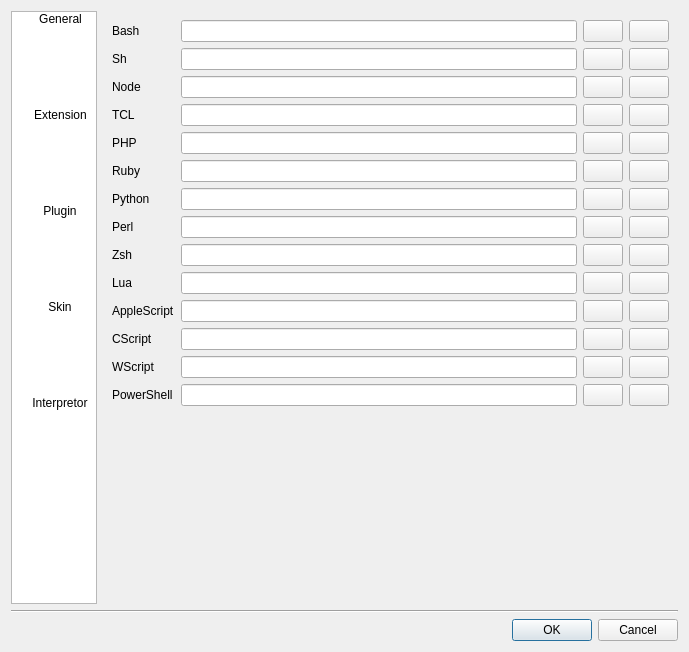
<?xml version="1.0" encoding="UTF-8"?>
<ui version="4.0">
 <class>PreferenceDialog</class>
 <widget class="QDialog" name="PreferenceDialog">
  <property name="geometry">
   <rect>
    <x>0</x>
    <y>0</y>
    <width>689</width>
    <height>652</height>
   </rect>
  </property>
  <property name="windowTitle">
   <string>Preference</string>
  </property>
  <layout class="QVBoxLayout" name="verticalLayout">
   <item>
    <layout class="QHBoxLayout" name="horizontalLayout" stretch="0,1">
     <item>
      <widget class="QListWidget" name="listWidget">
       <property name="verticalScrollBarPolicy">
        <enum>Qt::ScrollBarAlwaysOff</enum>
       </property>
       <property name="horizontalScrollBarPolicy">
        <enum>Qt::ScrollBarAlwaysOff</enum>
       </property>
       <property name="sizeAdjustPolicy">
        <enum>QAbstractScrollArea::AdjustToContents</enum>
       </property>
       <property name="editTriggers">
        <set>QAbstractItemView::NoEditTriggers</set>
       </property>
       <property name="dragDropMode">
        <enum>QAbstractItemView::NoDragDrop</enum>
       </property>
       <property name="selectionMode">
        <enum>QAbstractItemView::SingleSelection</enum>
       </property>
       <property name="iconSize">
        <size>
         <width>48</width>
         <height>48</height>
        </size>
       </property>
       <property name="textElideMode">
        <enum>Qt::ElideNone</enum>
       </property>
       <property name="movement">
        <enum>QListView::Static</enum>
       </property>
       <property name="flow">
        <enum>QListView::LeftToRight</enum>
       </property>
       <property name="resizeMode">
        <enum>QListView::Adjust</enum>
       </property>
       <property name="layoutMode">
        <enum>QListView::SinglePass</enum>
       </property>
       <property name="gridSize">
        <size>
         <width>96</width>
         <height>96</height>
        </size>
       </property>
       <property name="viewMode">
        <enum>QListView::IconMode</enum>
       </property>
       <property name="uniformItemSizes">
        <bool>true</bool>
       </property>
       <property name="currentRow">
        <number>-1</number>
       </property>
       <item>
        <property name="text">
         <string>General</string>
        </property>
        <property name="icon">
         <iconset resource="../derfla.qrc">
          <normaloff>:/rc/images/general.png</normaloff>:/rc/images/general.png</iconset>
        </property>
       </item>
       <item>
        <property name="text">
         <string>Extension</string>
        </property>
        <property name="icon">
         <iconset resource="../derfla.qrc">
          <normaloff>:/rc/images/extension.png</normaloff>:/rc/images/extension.png</iconset>
        </property>
       </item>
       <item>
        <property name="text">
         <string>Plugin</string>
        </property>
        <property name="icon">
         <iconset resource="../derfla.qrc">
          <normaloff>:/rc/images/plugin.png</normaloff>:/rc/images/plugin.png</iconset>
        </property>
       </item>
       <item>
        <property name="text">
         <string>Skin</string>
        </property>
        <property name="icon">
         <iconset resource="../derfla.qrc">
          <normaloff>:/rc/images/skin.png</normaloff>:/rc/images/skin.png</iconset>
        </property>
       </item>
       <item>
        <property name="text">
         <string>Interpretor</string>
        </property>
        <property name="icon">
         <iconset resource="../derfla.qrc">
          <normaloff>:/rc/images/interpretor.png</normaloff>:/rc/images/interpretor.png</iconset>
        </property>
       </item>
      </widget>
     </item>
     <item>
      <widget class="QStackedWidget" name="stackedWidget">
       <property name="currentIndex">
        <number>4</number>
       </property>
       <widget class="QWidget" name="generalPage"/>
       <widget class="QWidget" name="extensionPage"/>
       <widget class="QWidget" name="pluginPage"/>
       <widget class="QWidget" name="skinPage"/>
       <widget class="QWidget" name="interpretorPage">
        <layout class="QFormLayout" name="formLayout">
         <item row="0" column="0">
          <widget class="QLabel" name="label">
           <property name="text">
            <string>Bash</string>
           </property>
          </widget>
         </item>
         <item row="0" column="1">
          <layout class="QHBoxLayout" name="horizontalLayout_2">
           <item>
            <widget class="QLineEdit" name="edtBashPath"/>
           </item>
           <item>
            <widget class="QPushButton" name="btnBrowseBash">
             <property name="toolTip">
              <string>Browse</string>
             </property>
             <property name="text">
              <string/>
             </property>
             <property name="icon">
              <iconset resource="../derfla.qrc">
               <normaloff>:/rc/images/find.png</normaloff>:/rc/images/find.png</iconset>
             </property>
            </widget>
           </item>
           <item>
            <widget class="QPushButton" name="btnDetectBash">
             <property name="toolTip">
              <string>Auto detect path</string>
             </property>
             <property name="text">
              <string/>
             </property>
             <property name="icon">
              <iconset resource="../derfla.qrc">
               <normaloff>:/rc/images/refresh.png</normaloff>:/rc/images/refresh.png</iconset>
             </property>
            </widget>
           </item>
          </layout>
         </item>
         <item row="1" column="0">
          <widget class="QLabel" name="label_11">
           <property name="text">
            <string>Sh</string>
           </property>
          </widget>
         </item>
         <item row="1" column="1">
          <layout class="QHBoxLayout" name="horizontalLayout_12">
           <item>
            <widget class="QLineEdit" name="edtShPath"/>
           </item>
           <item>
            <widget class="QPushButton" name="btnBrowseSh">
             <property name="toolTip">
              <string>Browse</string>
             </property>
             <property name="text">
              <string/>
             </property>
             <property name="icon">
              <iconset resource="../derfla.qrc">
               <normaloff>:/rc/images/find.png</normaloff>:/rc/images/find.png</iconset>
             </property>
            </widget>
           </item>
           <item>
            <widget class="QPushButton" name="btnDetectSh">
             <property name="toolTip">
              <string>Auto detect path</string>
             </property>
             <property name="text">
              <string/>
             </property>
             <property name="icon">
              <iconset resource="../derfla.qrc">
               <normaloff>:/rc/images/refresh.png</normaloff>:/rc/images/refresh.png</iconset>
             </property>
            </widget>
           </item>
          </layout>
         </item>
         <item row="2" column="0">
          <widget class="QLabel" name="label_12">
           <property name="text">
            <string>Node</string>
           </property>
          </widget>
         </item>
         <item row="2" column="1">
          <layout class="QHBoxLayout" name="horizontalLayout_13">
           <item>
            <widget class="QLineEdit" name="edtNodePath"/>
           </item>
           <item>
            <widget class="QPushButton" name="btnBrowseNode">
             <property name="toolTip">
              <string>Browse</string>
             </property>
             <property name="text">
              <string/>
             </property>
             <property name="icon">
              <iconset resource="../derfla.qrc">
               <normaloff>:/rc/images/find.png</normaloff>:/rc/images/find.png</iconset>
             </property>
            </widget>
           </item>
           <item>
            <widget class="QPushButton" name="btnDetectNode">
             <property name="toolTip">
              <string>Auto detect path</string>
             </property>
             <property name="text">
              <string/>
             </property>
             <property name="icon">
              <iconset resource="../derfla.qrc">
               <normaloff>:/rc/images/refresh.png</normaloff>:/rc/images/refresh.png</iconset>
             </property>
            </widget>
           </item>
          </layout>
         </item>
         <item row="3" column="0">
          <widget class="QLabel" name="label_13">
           <property name="text">
            <string>TCL</string>
           </property>
          </widget>
         </item>
         <item row="3" column="1">
          <layout class="QHBoxLayout" name="horizontalLayout_14">
           <item>
            <widget class="QLineEdit" name="edtTclPath"/>
           </item>
           <item>
            <widget class="QPushButton" name="btnBrowseTcl">
             <property name="toolTip">
              <string>Browse</string>
             </property>
             <property name="text">
              <string/>
             </property>
             <property name="icon">
              <iconset resource="../derfla.qrc">
               <normaloff>:/rc/images/find.png</normaloff>:/rc/images/find.png</iconset>
             </property>
            </widget>
           </item>
           <item>
            <widget class="QPushButton" name="btnDetectTcl">
             <property name="toolTip">
              <string>Auto detect path</string>
             </property>
             <property name="text">
              <string/>
             </property>
             <property name="icon">
              <iconset resource="../derfla.qrc">
               <normaloff>:/rc/images/refresh.png</normaloff>:/rc/images/refresh.png</iconset>
             </property>
            </widget>
           </item>
          </layout>
         </item>
         <item row="4" column="0">
          <widget class="QLabel" name="label_2">
           <property name="text">
            <string>PHP</string>
           </property>
          </widget>
         </item>
         <item row="4" column="1">
          <layout class="QHBoxLayout" name="horizontalLayout_3">
           <item>
            <widget class="QLineEdit" name="edtPHPPath"/>
           </item>
           <item>
            <widget class="QPushButton" name="btnBrowsePHP">
             <property name="toolTip">
              <string>Browse</string>
             </property>
             <property name="text">
              <string/>
             </property>
             <property name="icon">
              <iconset resource="../derfla.qrc">
               <normaloff>:/rc/images/find.png</normaloff>:/rc/images/find.png</iconset>
             </property>
            </widget>
           </item>
           <item>
            <widget class="QPushButton" name="btnDetectPHP">
             <property name="toolTip">
              <string>Auto detect path</string>
             </property>
             <property name="text">
              <string/>
             </property>
             <property name="icon">
              <iconset resource="../derfla.qrc">
               <normaloff>:/rc/images/refresh.png</normaloff>:/rc/images/refresh.png</iconset>
             </property>
            </widget>
           </item>
          </layout>
         </item>
         <item row="5" column="0">
          <widget class="QLabel" name="label_3">
           <property name="text">
            <string>Ruby</string>
           </property>
          </widget>
         </item>
         <item row="5" column="1">
          <layout class="QHBoxLayout" name="horizontalLayout_4">
           <item>
            <widget class="QLineEdit" name="edtRubyPath"/>
           </item>
           <item>
            <widget class="QPushButton" name="btnBrowseRuby">
             <property name="toolTip">
              <string>Browse</string>
             </property>
             <property name="text">
              <string/>
             </property>
             <property name="icon">
              <iconset resource="../derfla.qrc">
               <normaloff>:/rc/images/find.png</normaloff>:/rc/images/find.png</iconset>
             </property>
            </widget>
           </item>
           <item>
            <widget class="QPushButton" name="btnDetectRuby">
             <property name="toolTip">
              <string>Auto detect path</string>
             </property>
             <property name="text">
              <string/>
             </property>
             <property name="icon">
              <iconset resource="../derfla.qrc">
               <normaloff>:/rc/images/refresh.png</normaloff>:/rc/images/refresh.png</iconset>
             </property>
            </widget>
           </item>
          </layout>
         </item>
         <item row="6" column="0">
          <widget class="QLabel" name="label_4">
           <property name="text">
            <string>Python</string>
           </property>
          </widget>
         </item>
         <item row="6" column="1">
          <layout class="QHBoxLayout" name="horizontalLayout_5">
           <item>
            <widget class="QLineEdit" name="edtPythonPath"/>
           </item>
           <item>
            <widget class="QPushButton" name="btnBrowsePython">
             <property name="toolTip">
              <string>Browse</string>
             </property>
             <property name="text">
              <string/>
             </property>
             <property name="icon">
              <iconset resource="../derfla.qrc">
               <normaloff>:/rc/images/find.png</normaloff>:/rc/images/find.png</iconset>
             </property>
            </widget>
           </item>
           <item>
            <widget class="QPushButton" name="btnDetectPython">
             <property name="toolTip">
              <string>Auto detect path</string>
             </property>
             <property name="text">
              <string/>
             </property>
             <property name="icon">
              <iconset resource="../derfla.qrc">
               <normaloff>:/rc/images/refresh.png</normaloff>:/rc/images/refresh.png</iconset>
             </property>
            </widget>
           </item>
          </layout>
         </item>
         <item row="7" column="0">
          <widget class="QLabel" name="label_5">
           <property name="text">
            <string>Perl</string>
           </property>
          </widget>
         </item>
         <item row="7" column="1">
          <layout class="QHBoxLayout" name="horizontalLayout_6">
           <item>
            <widget class="QLineEdit" name="edtPerlPath"/>
           </item>
           <item>
            <widget class="QPushButton" name="btnBrowsePerl">
             <property name="toolTip">
              <string>Browse</string>
             </property>
             <property name="text">
              <string/>
             </property>
             <property name="icon">
              <iconset resource="../derfla.qrc">
               <normaloff>:/rc/images/find.png</normaloff>:/rc/images/find.png</iconset>
             </property>
            </widget>
           </item>
           <item>
            <widget class="QPushButton" name="btnDetectPerl">
             <property name="toolTip">
              <string>Auto detect path</string>
             </property>
             <property name="text">
              <string/>
             </property>
             <property name="icon">
              <iconset resource="../derfla.qrc">
               <normaloff>:/rc/images/refresh.png</normaloff>:/rc/images/refresh.png</iconset>
             </property>
            </widget>
           </item>
          </layout>
         </item>
         <item row="8" column="0">
          <widget class="QLabel" name="label_6">
           <property name="text">
            <string>Zsh</string>
           </property>
          </widget>
         </item>
         <item row="8" column="1">
          <layout class="QHBoxLayout" name="horizontalLayout_7">
           <item>
            <widget class="QLineEdit" name="edtZshPath"/>
           </item>
           <item>
            <widget class="QPushButton" name="btnBrowseZsh">
             <property name="toolTip">
              <string>Browse</string>
             </property>
             <property name="text">
              <string/>
             </property>
             <property name="icon">
              <iconset resource="../derfla.qrc">
               <normaloff>:/rc/images/find.png</normaloff>:/rc/images/find.png</iconset>
             </property>
            </widget>
           </item>
           <item>
            <widget class="QPushButton" name="btnDetectZsh">
             <property name="toolTip">
              <string>Auto detect path</string>
             </property>
             <property name="text">
              <string/>
             </property>
             <property name="icon">
              <iconset resource="../derfla.qrc">
               <normaloff>:/rc/images/refresh.png</normaloff>:/rc/images/refresh.png</iconset>
             </property>
            </widget>
           </item>
          </layout>
         </item>
         <item row="9" column="0">
          <widget class="QLabel" name="label_7">
           <property name="text">
            <string>Lua</string>
           </property>
          </widget>
         </item>
         <item row="9" column="1">
          <layout class="QHBoxLayout" name="horizontalLayout_8">
           <property name="spacing">
            <number>6</number>
           </property>
           <item>
            <widget class="QLineEdit" name="edtLuaPath"/>
           </item>
           <item>
            <widget class="QPushButton" name="btnBrowseLua">
             <property name="toolTip">
              <string>Browse</string>
             </property>
             <property name="text">
              <string/>
             </property>
             <property name="icon">
              <iconset resource="../derfla.qrc">
               <normaloff>:/rc/images/find.png</normaloff>:/rc/images/find.png</iconset>
             </property>
            </widget>
           </item>
           <item>
            <widget class="QPushButton" name="btnDetectLua">
             <property name="toolTip">
              <string>Auto detect path</string>
             </property>
             <property name="text">
              <string/>
             </property>
             <property name="icon">
              <iconset resource="../derfla.qrc">
               <normaloff>:/rc/images/refresh.png</normaloff>:/rc/images/refresh.png</iconset>
             </property>
            </widget>
           </item>
          </layout>
         </item>
         <item row="10" column="0">
          <widget class="QLabel" name="label_8">
           <property name="text">
            <string>AppleScript</string>
           </property>
          </widget>
         </item>
         <item row="10" column="1">
          <layout class="QHBoxLayout" name="horizontalLayout_9">
           <item>
            <widget class="QLineEdit" name="edtAppleScriptPath"/>
           </item>
           <item>
            <widget class="QPushButton" name="btnBrowseAppleScript">
             <property name="toolTip">
              <string>Browse</string>
             </property>
             <property name="text">
              <string/>
             </property>
             <property name="icon">
              <iconset resource="../derfla.qrc">
               <normaloff>:/rc/images/find.png</normaloff>:/rc/images/find.png</iconset>
             </property>
            </widget>
           </item>
           <item>
            <widget class="QPushButton" name="btnDetectAppleScript">
             <property name="toolTip">
              <string>Auto detect path</string>
             </property>
             <property name="text">
              <string/>
             </property>
             <property name="icon">
              <iconset resource="../derfla.qrc">
               <normaloff>:/rc/images/refresh.png</normaloff>:/rc/images/refresh.png</iconset>
             </property>
            </widget>
           </item>
          </layout>
         </item>
         <item row="11" column="0">
          <widget class="QLabel" name="label_9">
           <property name="text">
            <string>CScript</string>
           </property>
          </widget>
         </item>
         <item row="11" column="1">
          <layout class="QHBoxLayout" name="horizontalLayout_10">
           <item>
            <widget class="QLineEdit" name="edtCScriptPath"/>
           </item>
           <item>
            <widget class="QPushButton" name="btnBrowseCScript">
             <property name="toolTip">
              <string>Browse</string>
             </property>
             <property name="text">
              <string/>
             </property>
             <property name="icon">
              <iconset resource="../derfla.qrc">
               <normaloff>:/rc/images/find.png</normaloff>:/rc/images/find.png</iconset>
             </property>
            </widget>
           </item>
           <item>
            <widget class="QPushButton" name="btnDetectCScript">
             <property name="toolTip">
              <string>Auto detect path</string>
             </property>
             <property name="text">
              <string/>
             </property>
             <property name="icon">
              <iconset resource="../derfla.qrc">
               <normaloff>:/rc/images/refresh.png</normaloff>:/rc/images/refresh.png</iconset>
             </property>
            </widget>
           </item>
          </layout>
         </item>
         <item row="12" column="0">
          <widget class="QLabel" name="label_10">
           <property name="text">
            <string>WScript</string>
           </property>
          </widget>
         </item>
         <item row="12" column="1">
          <layout class="QHBoxLayout" name="horizontalLayout_11">
           <item>
            <widget class="QLineEdit" name="edtWScriptPath"/>
           </item>
           <item>
            <widget class="QPushButton" name="btnBrowseWScript">
             <property name="toolTip">
              <string>Browse</string>
             </property>
             <property name="text">
              <string/>
             </property>
             <property name="icon">
              <iconset resource="../derfla.qrc">
               <normaloff>:/rc/images/find.png</normaloff>:/rc/images/find.png</iconset>
             </property>
            </widget>
           </item>
           <item>
            <widget class="QPushButton" name="btnDetectWScript">
             <property name="toolTip">
              <string>Auto detect path</string>
             </property>
             <property name="text">
              <string/>
             </property>
             <property name="icon">
              <iconset resource="../derfla.qrc">
               <normaloff>:/rc/images/refresh.png</normaloff>:/rc/images/refresh.png</iconset>
             </property>
            </widget>
           </item>
          </layout>
         </item>
         <item row="13" column="0">
          <widget class="QLabel" name="label_14">
           <property name="text">
            <string>PowerShell</string>
           </property>
          </widget>
         </item>
         <item row="13" column="1">
          <layout class="QHBoxLayout" name="horizontalLayout_15">
           <item>
            <widget class="QLineEdit" name="edtPowerShellPath"/>
           </item>
           <item>
            <widget class="QPushButton" name="btnBrowsePowerShell">
             <property name="toolTip">
              <string>Browse</string>
             </property>
             <property name="text">
              <string/>
             </property>
             <property name="icon">
              <iconset resource="../derfla.qrc">
               <normaloff>:/rc/images/find.png</normaloff>:/rc/images/find.png</iconset>
             </property>
            </widget>
           </item>
           <item>
            <widget class="QPushButton" name="btnDetectPowerShell">
             <property name="toolTip">
              <string>Auto detect path</string>
             </property>
             <property name="text">
              <string/>
             </property>
             <property name="icon">
              <iconset resource="../derfla.qrc">
               <normaloff>:/rc/images/refresh.png</normaloff>:/rc/images/refresh.png</iconset>
             </property>
            </widget>
           </item>
          </layout>
         </item>
        </layout>
       </widget>
      </widget>
     </item>
    </layout>
   </item>
   <item>
    <widget class="Line" name="line">
     <property name="orientation">
      <enum>Qt::Horizontal</enum>
     </property>
    </widget>
   </item>
   <item>
    <widget class="QDialogButtonBox" name="buttonBox">
     <property name="orientation">
      <enum>Qt::Horizontal</enum>
     </property>
     <property name="standardButtons">
      <set>QDialogButtonBox::Cancel|QDialogButtonBox::Ok</set>
     </property>
    </widget>
   </item>
  </layout>
 </widget>
 <resources>
  <include location="../derfla.qrc"/>
 </resources>
 <connections>
  <connection>
   <sender>buttonBox</sender>
   <signal>accepted()</signal>
   <receiver>PreferenceDialog</receiver>
   <slot>accept()</slot>
   <hints>
    <hint type="sourcelabel">
     <x>248</x>
     <y>254</y>
    </hint>
    <hint type="destinationlabel">
     <x>157</x>
     <y>274</y>
    </hint>
   </hints>
  </connection>
  <connection>
   <sender>buttonBox</sender>
   <signal>rejected()</signal>
   <receiver>PreferenceDialog</receiver>
   <slot>reject()</slot>
   <hints>
    <hint type="sourcelabel">
     <x>316</x>
     <y>260</y>
    </hint>
    <hint type="destinationlabel">
     <x>286</x>
     <y>274</y>
    </hint>
   </hints>
  </connection>
 </connections>
</ui>
